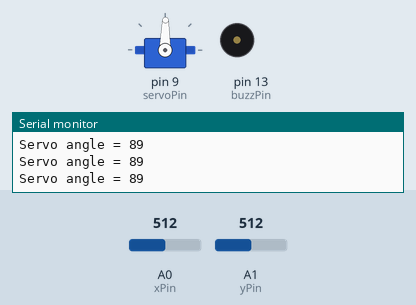
This sketch was run on a simulated Arduino Uno, built with avr-gcc and run on an emulated ATmega328P. On the bench: servo, buzzer (waves = sounding, pin HIGH), the last lines printed to the serial monitor. The test bench sets the inputs (shaded band); at power-on: A1 (yPin) = 512, A0 (xPin) = 512.

Above: at 1.2 s.
1.3 s: A1 (yPin) set to 471
At 1.8 s:
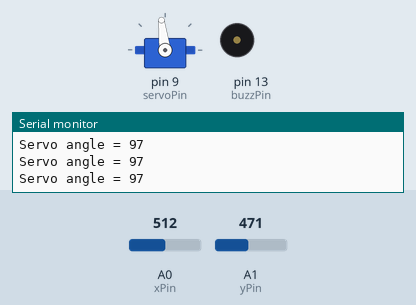
4.3 s: A1 (yPin) set to 448
At 5.2 s:
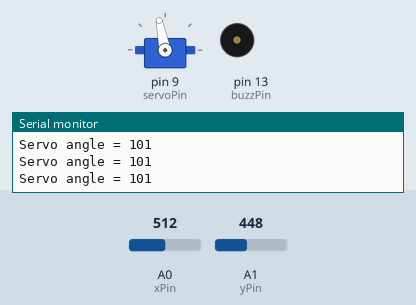
5.8 s: A1 (yPin) set to 716
At 6.3 s:
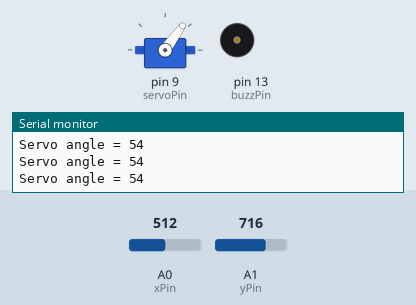
7.3 s: A1 (yPin) set to 900
At 8.0 s:
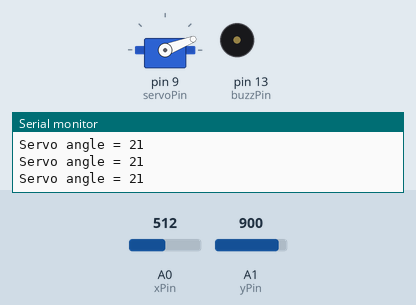
8.8 s: A1 (yPin) set to 1023
At 9.8 s:
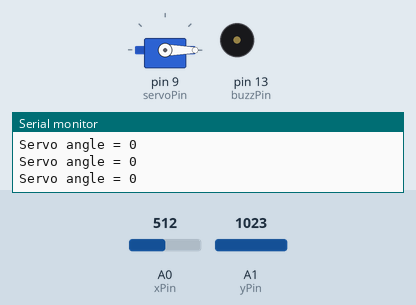
10.3 s: A1 (yPin) set to 974
11.8 s: A1 (yPin) set to 948
At 12.4 s:
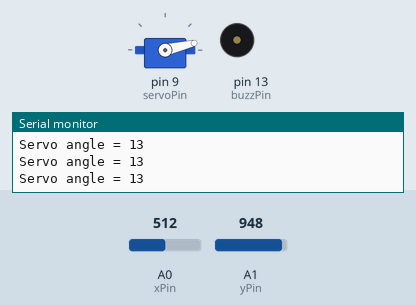
Timing chart, 0 to 14.3 s (numbered marks = the images above; inputs shaded):
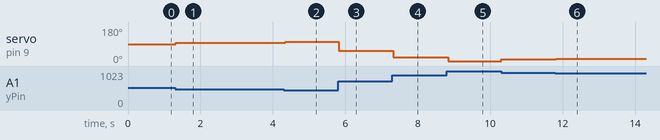

The sketch:

Joystick.ino
```cpp
#include <Servo.h>

int servoPin = 9;
int xPin = A0;
int yPin = A1;
int sPin = 2;
int buzzPin = 13;

int xVal, yVal, sVal;
int servoAngle;
int delayTime = 50;

Servo myServo;

void setup() {
  Serial.begin(9600);
  pinMode(xPin, INPUT);
  pinMode(yPin, INPUT);
  pinMode(sPin, INPUT);
  pinMode(buzzPin, OUTPUT);
  digitalWrite(sPin, HIGH);
  myServo.attach(servoPin);
}

void loop() {
  digitalWrite(buzzPin, LOW);
  xVal = analogRead(xPin);
  yVal = analogRead(yPin);
  servoAngle = map(yVal, 1023, 0, 0, 180);
  servoAngle = constrain(servoAngle, 0, 180);
  if(servoAngle==180) digitalWrite(buzzPin, HIGH);
  static int prevAngle = -1;
  if (abs(servoAngle - prevAngle) >= 2) {
    myServo.write(servoAngle);
    prevAngle = servoAngle;
  }
  Serial.print("Servo angle = ");
  Serial.println(servoAngle);
  delay(delayTime);
}
```

Measured:
- after the input at 1.3 s, servo on pin 9 (servoPin): 89° → 97° at once
- after the input at 4.3 s, servo on pin 9 (servoPin): 97° → 101° after 0.05 s
- after the input at 5.8 s, servo on pin 9 (servoPin): 101° → 54° at once
- after the input at 7.3 s, servo on pin 9 (servoPin): 54° → 21° at once
- after the input at 8.8 s, servo on pin 9 (servoPin): 21° → 0° at once
- after the input at 10.3 s, servo on pin 9 (servoPin): 0° → 8° at once
- after the input at 11.8 s, servo on pin 9 (servoPin): 8° → 13° at once
